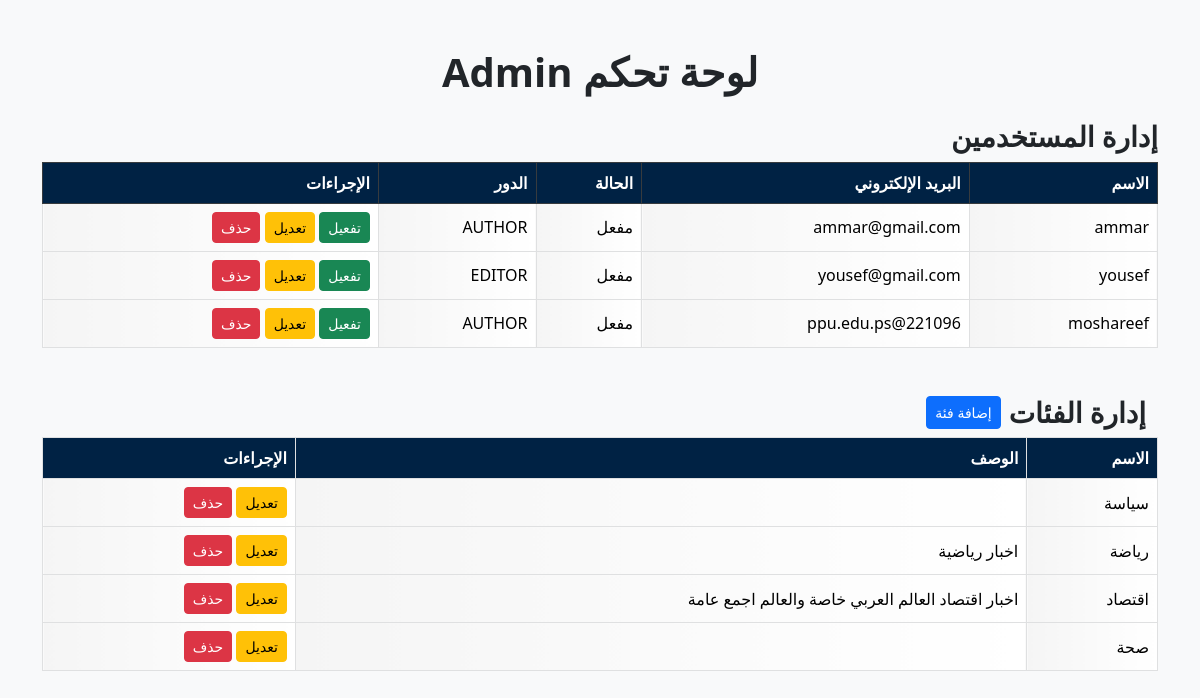
The page /dashboards/dashboard.php (signed in) on the database as committed earlier.
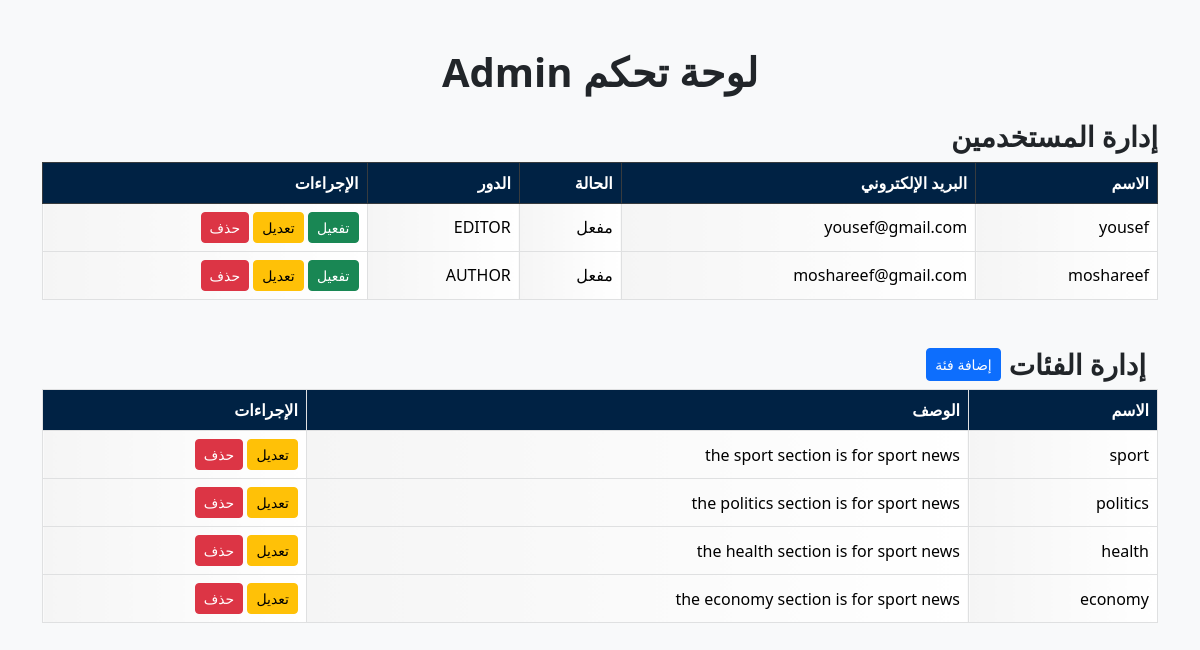
The same page on the database as committed later.
### tables this page shows
CREATE TABLE `user` (
  `id` bigint(20) NOT NULL AUTO_INCREMENT,
  `name` varchar(50) NOT NULL,
  `email` varchar(50) DEFAULT NULL,
  `password` text NOT NULL,
  `role` enum('ADMIN','EDITOR','AUTHOR','VIEWER') DEFAULT NULL,
  `status` varchar(10) NOT NULL DEFAULT 'PENDING',
  `created_at` datetime DEFAULT NULL,
  PRIMARY KEY (`id`),
  UNIQUE KEY `unique_email` (`email`)
);

CREATE TABLE `category` (
  `id` bigint(20) NOT NULL AUTO_INCREMENT,
  `name` varchar(20) NOT NULL,
  `description` varchar(50) DEFAULT NULL,
  PRIMARY KEY (`id`)
);

### config/DatabaseConnection.php (called while the page is built, shortened)
<?php
class DatabaseConnection {
    private static ?PDO $pdo = null;
    public static function getConnection() {
        if (self::$pdo === null) {
            $dotenv = Dotenv::createImmutable(dirname(__DIR__, 3));
            $host = $_ENV['DB_HOST'];
            $db = $_ENV['DB_NAME'];
            $user = $_ENV['DB_USER'];
            $password = $_ENV['DB_PASSWORD'];
            $dsn = "mysql:host=$host;dbname=$db";
            try {
                self::$pdo = new PDO($dsn, $user, $password);
                self::$pdo->setAttribute(PDO::ATTR_ERRMODE, PDO::ERRMODE_EXCEPTION);
            } catch(PDOException $exception) {
                die("Connection failed: " . $exception->getMessage());
            }
        }
        return self::$pdo;
    }
}

### dashboards/DashboardController.php (called while the page is built, shortened)
<?php
class DashboardController
{
    private static $conn;
    public static function getDashboardData($role, $userId)
    {
        $data = [];
        if ($role === 'ADMIN') {
            $data['users'] = self::getAllUsers();
        } elseif ($role === 'AUTHOR') {
            $data['myNews'] = self::getNewsByAuthor($userId);
        } elseif ($role === 'EDITOR') {
            $data['pendingNews'] = self::getPendingNews();
            $data['allNews'] = self::getAllNews();
        }
        return $data;
    }
    private static function getAllUsers()
    {
        $stmt = self::$conn->query("SELECT id, name, email, status, role FROM user WHERE role != 'ADMIN' ORDER BY created_at DESC");
        return $stmt->fetchAll(PDO::FETCH_ASSOC);
    }
    private static function ensureConnection()
    {
        if (!self::$conn) {
            self::$conn = DatabaseConnection::getConnection();
        }
    }
}

### category/Category.php (called while the page is built, shortened)
<?php
class Category
{
    private static $conn;
    public static function getAll(){
        return self::$conn->query("SELECT * FROM category")->fetchAll(PDO::FETCH_BOTH);
    }
    private static function ensureConnection(): void
    {
        if (!self::$conn) {
            self::$conn = DatabaseConnection::getConnection();
        }
    }
}

### dashboards/dashboard.php (the view, shortened to what this page needs)
<?php
$role = $_SESSION['role'];
$userId = $_SESSION['user_id'];
$data = DashboardController::getDashboardData($role, $userId);
?>
<!DOCTYPE html>
<html lang="ar" dir="rtl">
<head>
    <link href="https://cdn.jsdelivr.net/npm/bootstrap@5.3.0/dist/css/bootstrap.rtl.min.css" rel="stylesheet">
</head>
<body class="bg-light">
    <div class="container mt-5">
        <h1 class="mb-4 text-center">لوحة تحكم <?= ucfirst(strtolower($role)) ?></h1>
        <?php if ($role === 'ADMIN'): ?>
            <h3>إدارة المستخدمين</h3>
            <table class="table table-bordered table-hover align-middle table-light">
                <thead class="table-dark">
                    <tr>
                        <th>الاسم</th>
                        <th>البريد الإلكتروني</th>
                        <th>الحالة</th>
                        <th>الدور</th>
                        <th>الإجراءات</th>
                    </tr>
                </thead>
                <tbody>
                    <?php foreach ($data['users'] as $user): ?>
                        <tr>
                            <td><?= htmlspecialchars($user['name'] ?? '') ?></td>
                            <td><?= htmlspecialchars($user['email'] ?? '') ?></td>
                            <td class=><?= htmlspecialchars($user['status'] ?? '') ?></td>
                            <td><?= htmlspecialchars($user['role'] ?? '') ?></td>
                            <td>
                                <?php if ($user['role'] !== 'ADMIN'): ?>
                                    <form action="actions/handle.php" method="GET" class="d-inline">
                                        <button class="btn btn-success btn-sm">تفعيل</button>
                                    </form>
                                <?php endif; ?>
                                <a href="?form=edit_user&edit=<?= htmlspecialchars($user['id'] ?? '') ?>"
                                    class="btn btn-warning btn-sm">تعديل</a>
                                <?php if ($user['role'] !== 'ADMIN'): ?>
                                    <form action="actions/handle.php" method="GET" class="d-inline">
                                        <button class="btn btn-danger btn-sm">حذف</button>
                                    </form>
                                <?php endif; ?>
                            </td>
                        </tr>
                    <?php endforeach; ?>
                </tbody>
            </table>
            <div class="d-flex container align-items-stretch gap-2 mt-5">
                <h3 class="m-0 d-flex align-items-center mb-2">إدارة الفئات</h3>
                <a href="?form=add_category"
                    class="btn btn-primary btn-sm d-flex align-items-center justify-content-center mb-2">إضافة فئة</a>
            </div>
            <table class="table table-bordered table-hover align-middle table-light">
                <thead class="table-light">
                    <tr>
                        <th>الاسم</th>
                        <th>الوصف</th>
                        <th>الإجراءات</th>
                    </tr>
                </thead>
                <tbody>
                    <?php
                    $categories = Category::getAll();
                    foreach ($categories as $category): ?>
                        <tr>
                            <td><?= htmlspecialchars($category['name'] ?? '') ?></td>
                            <td><?= htmlspecialchars($category['description'] ?? '') ?></td>
                            <td>
                                <a href="?form=edit_category&edit=<?= htmlspecialchars($category['id'] ?? '') ?>"
                                    class="btn btn-warning btn-sm">تعديل</a>
                                <form action="actions/handle.php" method="GET" class="d-inline">
                                    <button class="btn btn-danger btn-sm">حذف</button>
                                </form>
                            </td>
                        </tr>
                    <?php endforeach; ?>
                </tbody>
            </table>
        <?php endif; ?>
    </div>
</body>
</html>

### dashboards/dashboard.php (style rules this page uses)
body { font-family: 'Segoe UI', Tahoma, Geneva, Verdana, sans-serif; background: linear-gradient(to right, lightblue); }
h1, h3 { font-weight: 700; color: 002244; }
.table th { background-color: #002244; color: white; }
.table td { background: linear-gradient(to right, whitesmoke, white); }

Rows that differ between the two databases and show on the page:
removed user: name "ammar", email "ammar@gmail.com", status "مفعل", role "AUTHOR"
removed category: name "رياضة", description "اخبار رياضية"
removed category: name "اقتصاد", description "اخبار اقتصاد العالم العربي خاصة والعالم اجمع عامة"
changed user "moshareef": email "221096@ppu.edu.ps" → "moshareef@gmail.com"
changed category: name "سياسة" → "sport"; description (not shown) → "the sport section is for sport news"
added category: name "politics", description "the politics section is for sport news"
added category: name "health", description "the health section is for sport news"
changed category: name "صحة" → "economy"; description (not shown) → "the economy section is for sport news"
